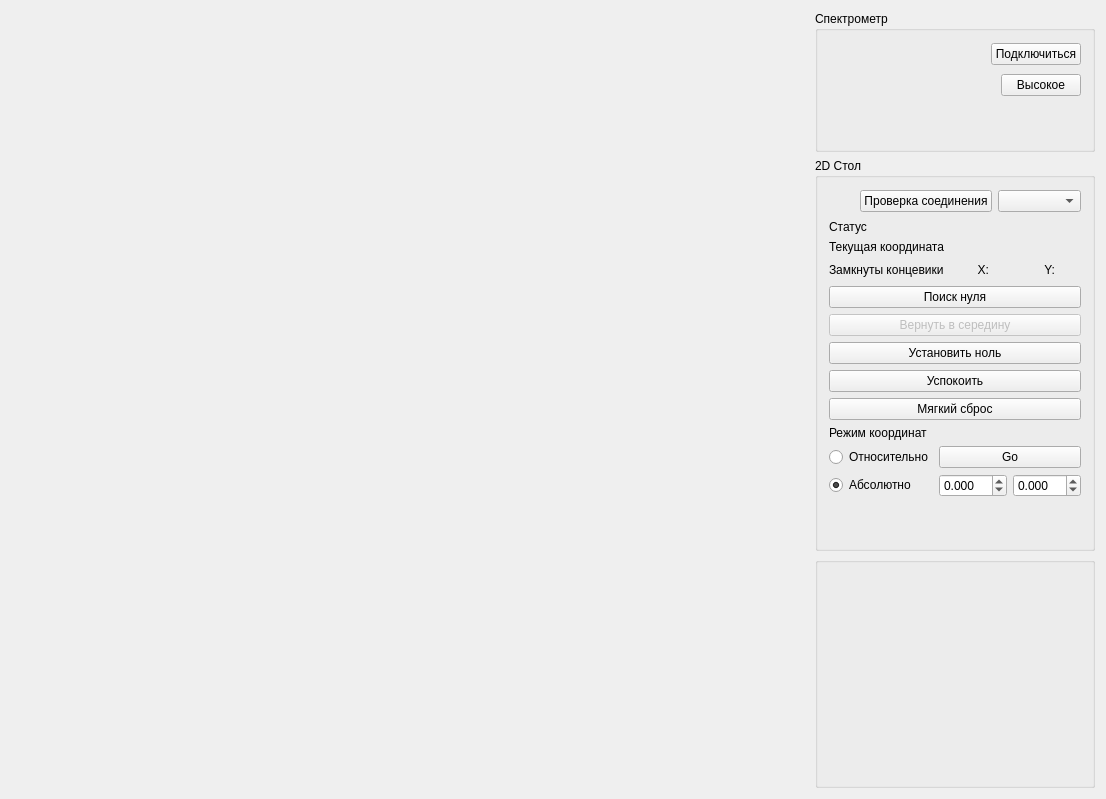
<?xml version="1.0" encoding="UTF-8"?>
<ui version="4.0">
 <class>MainWindow</class>
 <widget class="QMainWindow" name="MainWindow">
  <property name="geometry">
   <rect>
    <x>0</x>
    <y>0</y>
    <width>1106</width>
    <height>799</height>
   </rect>
  </property>
  <property name="windowTitle">
   <string>SpectrumMap</string>
  </property>
  <widget class="QWidget" name="centralWidget">
   <layout class="QGridLayout" name="gridLayout">
    <item row="0" column="1">
     <widget class="QGroupBox" name="groupBox">
      <property name="sizePolicy">
       <sizepolicy hsizetype="Preferred" vsizetype="Minimum">
        <horstretch>2</horstretch>
        <verstretch>0</verstretch>
       </sizepolicy>
      </property>
      <property name="minimumSize">
       <size>
        <width>0</width>
        <height>0</height>
       </size>
      </property>
      <property name="title">
       <string>Спектрометр</string>
      </property>
      <layout class="QVBoxLayout" name="verticalLayout">
       <item>
        <layout class="QHBoxLayout" name="horizontalLayout">
         <item>
          <widget class="Indicator" name="connectionSpectIndicator" native="true">
           <property name="minimumSize">
            <size>
             <width>25</width>
             <height>25</height>
            </size>
           </property>
           <property name="maximumSize">
            <size>
             <width>25</width>
             <height>25</height>
            </size>
           </property>
          </widget>
         </item>
         <item>
          <widget class="QLabel" name="spectrometerComPortLabel">
           <property name="text">
            <string/>
           </property>
          </widget>
         </item>
         <item>
          <spacer name="horizontalSpacer_2">
           <property name="orientation">
            <enum>Qt::Horizontal</enum>
           </property>
           <property name="sizeHint" stdset="0">
            <size>
             <width>40</width>
             <height>20</height>
            </size>
           </property>
          </spacer>
         </item>
         <item>
          <widget class="QPushButton" name="connectSpecButton">
           <property name="minimumSize">
            <size>
             <width>90</width>
             <height>0</height>
            </size>
           </property>
           <property name="text">
            <string>Подключиться</string>
           </property>
          </widget>
         </item>
        </layout>
       </item>
       <item>
        <layout class="QHBoxLayout" name="horizontalLayout_2">
         <item>
          <widget class="Indicator" name="hvIndicator" native="true">
           <property name="minimumSize">
            <size>
             <width>25</width>
             <height>25</height>
            </size>
           </property>
           <property name="maximumSize">
            <size>
             <width>25</width>
             <height>25</height>
            </size>
           </property>
          </widget>
         </item>
         <item>
          <widget class="QLabel" name="hvValueLabel">
           <property name="text">
            <string/>
           </property>
          </widget>
         </item>
         <item>
          <spacer name="horizontalSpacer">
           <property name="orientation">
            <enum>Qt::Horizontal</enum>
           </property>
           <property name="sizeHint" stdset="0">
            <size>
             <width>40</width>
             <height>20</height>
            </size>
           </property>
          </spacer>
         </item>
         <item>
          <widget class="QPushButton" name="setHvButton">
           <property name="text">
            <string>Высокое</string>
           </property>
          </widget>
         </item>
        </layout>
       </item>
       <item>
        <spacer name="verticalSpacer">
         <property name="orientation">
          <enum>Qt::Vertical</enum>
         </property>
         <property name="sizeType">
          <enum>QSizePolicy::Expanding</enum>
         </property>
         <property name="sizeHint" stdset="0">
          <size>
           <width>20</width>
           <height>40</height>
          </size>
         </property>
        </spacer>
       </item>
      </layout>
     </widget>
    </item>
    <item row="2" column="1">
     <widget class="QGroupBox" name="groupBox_3">
      <property name="sizePolicy">
       <sizepolicy hsizetype="Preferred" vsizetype="Expanding">
        <horstretch>0</horstretch>
        <verstretch>5</verstretch>
       </sizepolicy>
      </property>
      <property name="title">
       <string/>
      </property>
      <layout class="QVBoxLayout" name="verticalLayout_3"/>
     </widget>
    </item>
    <item row="1" column="1">
     <widget class="QGroupBox" name="groupBox_2">
      <property name="sizePolicy">
       <sizepolicy hsizetype="Preferred" vsizetype="Minimum">
        <horstretch>0</horstretch>
        <verstretch>0</verstretch>
       </sizepolicy>
      </property>
      <property name="title">
       <string>2D Стол</string>
      </property>
      <layout class="QVBoxLayout" name="verticalLayout_2">
       <item>
        <layout class="QHBoxLayout" name="horizontalLayout_3">
         <item>
          <widget class="Indicator" name="connectionTableIndicator" native="true">
           <property name="minimumSize">
            <size>
             <width>25</width>
             <height>25</height>
            </size>
           </property>
           <property name="maximumSize">
            <size>
             <width>25</width>
             <height>25</height>
            </size>
           </property>
          </widget>
         </item>
         <item>
          <widget class="QPushButton" name="tableTableButton">
           <property name="text">
            <string>Проверка соединения</string>
           </property>
          </widget>
         </item>
         <item>
          <widget class="QComboBox" name="comPortsBox"/>
         </item>
        </layout>
       </item>
       <item>
        <layout class="QHBoxLayout" name="horizontalLayout_4">
         <item>
          <widget class="QLabel" name="label">
           <property name="text">
            <string>Статус</string>
           </property>
          </widget>
         </item>
         <item>
          <widget class="QLabel" name="tableStatusLabel">
           <property name="text">
            <string/>
           </property>
          </widget>
         </item>
        </layout>
       </item>
       <item>
        <layout class="QHBoxLayout" name="horizontalLayout_6">
         <item>
          <widget class="QLabel" name="label_3">
           <property name="text">
            <string>Текущая координата</string>
           </property>
          </widget>
         </item>
         <item>
          <widget class="QLabel" name="tableX">
           <property name="text">
            <string/>
           </property>
          </widget>
         </item>
         <item>
          <widget class="QLabel" name="tableY">
           <property name="text">
            <string/>
           </property>
          </widget>
         </item>
        </layout>
       </item>
       <item>
        <layout class="QGridLayout" name="gridLayout_3">
         <item row="0" column="0" colspan="2">
          <widget class="QLabel" name="label_4">
           <property name="text">
            <string>Замкнуты концевики</string>
           </property>
          </widget>
         </item>
         <item row="0" column="3">
          <layout class="QHBoxLayout" name="horizontalLayout_8">
           <item>
            <widget class="QLabel" name="label_6">
             <property name="text">
              <string>Y:</string>
             </property>
             <property name="alignment">
              <set>Qt::AlignRight|Qt::AlignTrailing|Qt::AlignVCenter</set>
             </property>
            </widget>
           </item>
           <item>
            <widget class="Indicator" name="endPointYIndicator" native="true">
             <property name="minimumSize">
              <size>
               <width>20</width>
               <height>20</height>
              </size>
             </property>
             <property name="maximumSize">
              <size>
               <width>20</width>
               <height>20</height>
              </size>
             </property>
            </widget>
           </item>
          </layout>
         </item>
         <item row="0" column="2">
          <layout class="QHBoxLayout" name="horizontalLayout_7">
           <item>
            <widget class="QLabel" name="label_5">
             <property name="text">
              <string>X:</string>
             </property>
             <property name="alignment">
              <set>Qt::AlignRight|Qt::AlignTrailing|Qt::AlignVCenter</set>
             </property>
            </widget>
           </item>
           <item>
            <widget class="Indicator" name="endPointXIndicator" native="true">
             <property name="minimumSize">
              <size>
               <width>20</width>
               <height>20</height>
              </size>
             </property>
             <property name="maximumSize">
              <size>
               <width>20</width>
               <height>20</height>
              </size>
             </property>
            </widget>
           </item>
          </layout>
         </item>
        </layout>
       </item>
       <item>
        <widget class="QPushButton" name="tableFindZeroButton">
         <property name="enabled">
          <bool>true</bool>
         </property>
         <property name="text">
          <string>Поиск нуля</string>
         </property>
         <property name="checkable">
          <bool>false</bool>
         </property>
        </widget>
       </item>
       <item>
        <widget class="QPushButton" name="backToCenterButton">
         <property name="enabled">
          <bool>false</bool>
         </property>
         <property name="text">
          <string>Вернуть в середину</string>
         </property>
        </widget>
       </item>
       <item>
        <widget class="QPushButton" name="setZeroButton">
         <property name="text">
          <string>Установить ноль</string>
         </property>
        </widget>
       </item>
       <item>
        <widget class="QPushButton" name="resetAlarmButton">
         <property name="text">
          <string>Успокоить</string>
         </property>
        </widget>
       </item>
       <item>
        <widget class="QPushButton" name="softResetBUtton">
         <property name="text">
          <string>Мягкий сброс</string>
         </property>
        </widget>
       </item>
       <item>
        <layout class="QHBoxLayout" name="horizontalLayout_5">
         <item>
          <widget class="QLabel" name="label_2">
           <property name="text">
            <string>Режим координат</string>
           </property>
          </widget>
         </item>
         <item>
          <widget class="QLabel" name="coordsModLabel">
           <property name="text">
            <string/>
           </property>
          </widget>
         </item>
        </layout>
       </item>
       <item>
        <layout class="QGridLayout" name="gridLayout_2">
         <item row="1" column="0">
          <widget class="QRadioButton" name="absoluteRadio">
           <property name="text">
            <string>Абсолютно</string>
           </property>
           <property name="checked">
            <bool>true</bool>
           </property>
          </widget>
         </item>
         <item row="1" column="1" colspan="2">
          <widget class="QDoubleSpinBox" name="XBox">
           <property name="decimals">
            <number>3</number>
           </property>
           <property name="minimum">
            <double>-58.000000000000000</double>
           </property>
           <property name="maximum">
            <double>58.000000000000000</double>
           </property>
          </widget>
         </item>
         <item row="1" column="3">
          <widget class="QDoubleSpinBox" name="YBox">
           <property name="decimals">
            <number>3</number>
           </property>
           <property name="minimum">
            <double>-58.000000000000000</double>
           </property>
           <property name="maximum">
            <double>58.000000000000000</double>
           </property>
          </widget>
         </item>
         <item row="0" column="0">
          <widget class="QRadioButton" name="relativeRadio">
           <property name="text">
            <string>Относительно</string>
           </property>
          </widget>
         </item>
         <item row="0" column="1" colspan="3">
          <widget class="QPushButton" name="gotoButton">
           <property name="text">
            <string>Go</string>
           </property>
          </widget>
         </item>
        </layout>
       </item>
       <item>
        <spacer name="verticalSpacer_2">
         <property name="orientation">
          <enum>Qt::Vertical</enum>
         </property>
         <property name="sizeHint" stdset="0">
          <size>
           <width>20</width>
           <height>40</height>
          </size>
         </property>
        </spacer>
       </item>
      </layout>
     </widget>
    </item>
    <item row="0" column="0" rowspan="3">
     <widget class="QCustomPlot" name="mapPlot" native="true">
      <property name="sizePolicy">
       <sizepolicy hsizetype="Expanding" vsizetype="Preferred">
        <horstretch>9</horstretch>
        <verstretch>2</verstretch>
       </sizepolicy>
      </property>
      <zorder>relativeRadio</zorder>
      <zorder>absoluteRadio</zorder>
      <zorder></zorder>
      <zorder>groupBox_2</zorder>
      <zorder></zorder>
      <zorder>label_2</zorder>
      <zorder>coordsModLabel</zorder>
      <zorder>label_4</zorder>
      <zorder>endPointXIndicator</zorder>
      <zorder>endPointYIndicator</zorder>
      <zorder>label_5</zorder>
      <zorder>label_6</zorder>
      <zorder>label_5</zorder>
      <zorder>endPointXIndicator</zorder>
      <zorder>label_6</zorder>
      <zorder>endPointYIndicator</zorder>
     </widget>
    </item>
   </layout>
  </widget>
 </widget>
 <layoutdefault spacing="6" margin="11"/>
 <customwidgets>
  <customwidget>
   <class>QCustomPlot</class>
   <extends>QWidget</extends>
   <header>plot/qcustomplot.h</header>
   <container>1</container>
  </customwidget>
  <customwidget>
   <class>Indicator</class>
   <extends>QWidget</extends>
   <header>indicator/indicator.h</header>
   <container>1</container>
  </customwidget>
 </customwidgets>
 <resources/>
 <connections/>
</ui>
